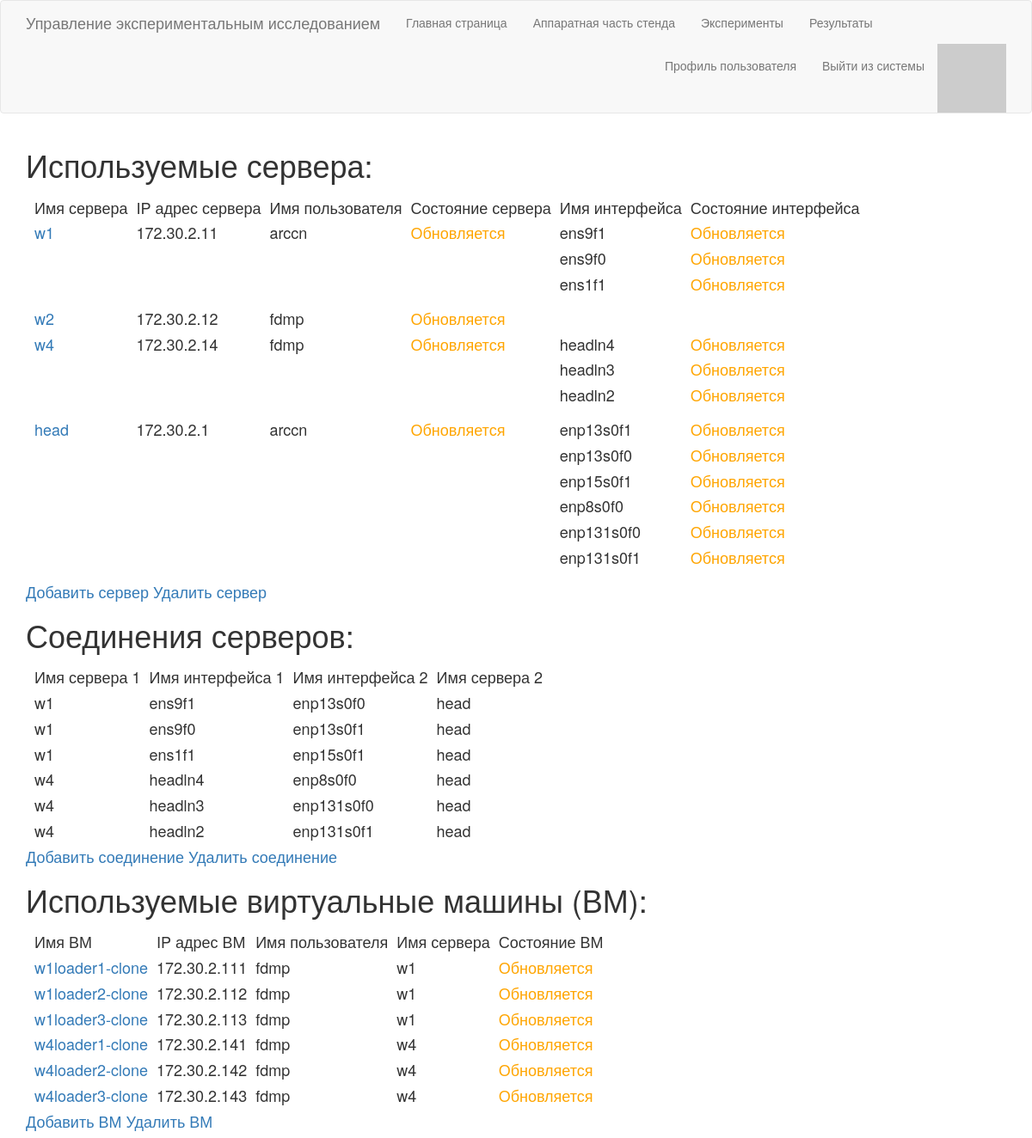
Screenshot of /stand (signed in) with the database file from the repository.
### app/stand/server_model.py (models this page shows, shortened)
class Server(db.Model):
    id = db.Column(db.Integer, primary_key=True)
    servername = db.Column(db.String(20), index=True, unique=True)
    server_ip = db.Column(db.String(15), index=True, unique=True)
    vms = db.relationship('VM', backref='server')
    interfaces = db.relationship('ServerInterface', backref='server')
    username = db.Column(db.String(20), index=False, unique=False)
    identity_file = db.Column(db.String(40), index=False, unique=False)

class ServerInterface(db.Model):
    __tablename__ = 'serverinterface'
    id = db.Column(db.Integer, primary_key=True)
    interface_name = db.Column(db.String(20), index=True)
    server_id = db.Column(db.Integer, db.ForeignKey('server.id'))

### app/stand/vm_model.py (models this page shows, shortened)
class VM(db.Model):
    id = db.Column(db.Integer, primary_key=True)
    vmname = db.Column(db.String(20), index=True, unique=True)
    server_id = db.Column(db.Integer, db.ForeignKey('server.id'))
    vm_ip = db.Column(db.String(15), index=True, unique=True)
    username = db.Column(db.String(20), index=False, unique=False)
    identity_file = db.Column(db.String(40), index=False, unique=False)

### app/routes.py (the view)
@app.route('/stand')
@login_required
def stand():
    servers = Server.query.all()
    vms = VM.query.all()
    def insertDefaultState(elem):
        elem.state = 'Обновляется'
        return elem
    def insertServerName(elem):
        elem.servername = Server.query.filter_by(id=elem.server_id).first().servername
        return elem
    servers = list(map(insertDefaultState, servers))
    vms = list(map(insertServerName, vms))
    vms = list(map(insertDefaultState, vms))
    connections = make_connections()
    return render_template('stand.html', title='Аппаратная часть стенда', servers=servers, connections=connections, vms=vms)

### app/models.py (called while the page is built)
@login.user_loader
def load_user(id):
    return User.query.get(int(id))

    def avatar(self, size):
        digest = md5(self.email.lower().encode('utf-8')).hexdigest()
        return 'https://www.gravatar.com/avatar/{}?d=identicon&s={}'.format(
                        digest, size)

### app/routes.py (called while the page is built)
@app.before_request
def before_request():
    if current_user.is_authenticated:
        current_user.last_seen = datetime.utcnow()
        db.session.commit()

def make_connections():
    connections = []
    conns = ServerConnection.query.all()
    for conn in conns:
        new_conn = {}
        int1Model = ServerInterface.query.filter_by(id=conn.int1)[0]
        int2Model = ServerInterface.query.filter_by(id=conn.int2)[0]
        srv1Model = Server.query.filter_by(id=int1Model.server_id)[0]
        srv2Model = Server.query.filter_by(id=int2Model.server_id)[0]
        new_conn['serv1'] = srv1Model.servername
        new_conn['int1'] = int1Model.interface_name
        new_conn['int2'] = int2Model.interface_name
        new_conn['serv2'] = srv2Model.servername
        connections.append(new_conn)
    return connections

### app/templates/stand.html (shortened to what this page needs)
{% extends "base.html" %}
{% block app_content %}
    <h1>Используемые сервера:</h1>
    <h4>
    <table style="border-collapse: separate; border-spacing: 10px;" id="serverTable">
        <thead>
            <tr valign="top">
                <td> Имя сервера </td>
                <td> IP адрес сервера </td>
                <td> Имя пользователя </td>
                <td> Состояние сервера </td>
                <td> Имя интерфейса </td>
                <td> Состояние интерфейса </td>
            </tr>
        </thead>
        <tbody>
            {% for serv in servers %}
                {% include "_server.html" %}
            {% endfor %}
        </tbody>
    </table>
    <div>
        <a href="{{ url_for('server_add') }}">Добавить сервер</a>
        <a href="{{ url_for('server_delete') }}">Удалить сервер</a>
    </div>
    </h4>
    <h1>Соединения серверов:</h1>
    <h4>
    <table style="border-collapse: separate; border-spacing: 10px;" id="connectionTable">
        <thead>
            <tr valign="top">
                <td> Имя сервера 1 </td>
                <td> Имя интерфейса 1 </td>
                <td> Имя интерфейса 2 </td>
                <td> Имя сервера 2 </td>
            </tr>
        </thead>
        <tbody>
            {% for conn in connections %}
                {% include "_connection.html" %}
            {% endfor %}
        </tbody>
    </table>
    <div>
        <a href="{{ url_for('connection_add') }}">Добавить соединение</a>
        <a href="{{ url_for('connection_delete') }}">Удалить соединение</a>
    </div>
    </h4>
    <h1>Используемые виртуальные машины (ВМ):</h1>
    <h4>
    <table style="border-collapse: separate; border-spacing: 10px;" id="vmTable">
        <thead>
            <tr valign="top">
                <td> Имя ВМ </td>
                <td> IP адрес ВМ </td>
                <td> Имя пользователя </td>
                <td> Имя сервера </td>
                <td> Состояние ВМ </td>
            </tr>
        </thead>
        <tbody>
            {% for vm in vms %}
                {% include "_vm.html" %}
            {% endfor %}
        </tbody>
    </table>
    <div>
        <a href="{{ url_for('vm_add') }}">Добавить ВМ</a>
        <a href="{{ url_for('vm_delete') }}">Удалить ВМ</a>
    </div>
    </h4>
{% endblock %}

### app/templates/_server.html
<tr valign="top">
    {% if serv.interfaces | length == 0 %}
        <td><a href="{{ url_for('server_edit', servername=serv.servername) }}">{{ serv.servername }}</a></td>
        <td>{{ serv.server_ip }}</td>
        <td>{{ serv.username }}</td>
        {% if serv.state == "Не доступен" %}
            <td style="color:red">{{ serv.state }}</td>
        {% elif serv.state == "Доступен" %}
            <td style="color:green">{{ serv.state }}</td>
        {% else %}
            <td style="color:orange">{{ serv.state }}</td>
        {% endif %}
    {% else %}
        <td rowspan={{ serv.interfaces | length }}><a href="{{ url_for('server_edit', servername=serv.servername) }}">{{ serv.servername }}</a></td>
        <td rowspan={{ serv.interfaces | length }}>{{ serv.server_ip }}</td>
        <td rowspan={{ serv.interfaces | length }}>{{ serv.username }}</td>
        {% if serv.state == "Не доступен" %}
            <td rowspan={{ serv.interfaces | length }} style="color:red">{{ serv.state }}</td>
        {% elif serv.state == "Доступен" %}
            <td rowspan={{ serv.interfaces | length }} style="color:green">{{ serv.state }}</td>
        {% else %}
            <td rowspan={{ serv.interfaces | length }} style="color:orange">{{ serv.state }}</td>
        {% endif %}
    {% endif %}
    {% for intf in serv.interfaces %}
    <td>{{ intf.interface_name }}</td>
    <td style="color:orange">Обновляется</td>
    </tr><tr>
    {% endfor %}
</tr>

### app/templates/_connection.html
<tr valign="top">
    <td>{{ conn.serv1 }}</td>
    <td>{{ conn.int1 }}</td>
    <td>{{ conn.int2 }}</td>
    <td>{{ conn.serv2 }}</td>
</tr>

### app/templates/_vm.html
<tr valign="top">
    <td><a href="{{ url_for('vm_edit', vmname=vm.vmname) }}">{{ vm.vmname }}</a></td>
    <td>{{ vm.vm_ip }}</td>
    <td>{{ vm.username }}</td>
    <td>{{ vm.servername }}</td>
    {% if vm.state == "Опущена" %}
        <td style="color:red">{{ vm.state }}</td>
    {% elif vm.state == "Поднята" %}
        <td style="color:green">{{ vm.state }}</td>
    {% else %}
        <td style="color:orange">{{ vm.state }}</td>
    {% endif %}
</tr>

### rows the page displays
Server: servername "w1", server_ip "172.30.2.11", username "arccn", state "Обновляется", serv1 "w1" "w1" "w1"
ServerInterface: interface_name "ens9f1", int1 "ens9f1"
ServerInterface: interface_name "ens9f0", int1 "ens9f0"
ServerInterface: interface_name "ens1f1", int1 "ens1f1"
Server: servername "w2", server_ip "172.30.2.12", username "fdmp", state "Обновляется"
Server: servername "w4", server_ip "172.30.2.14", username "fdmp", state "Обновляется", serv1 "w4" "w4" "w4"
ServerInterface: interface_name "headln4", int1 "headln4"
ServerInterface: interface_name "headln3", int1 "headln3"
ServerInterface: interface_name "headln2", int1 "headln2"
Server: servername "head", server_ip "172.30.2.1", username "arccn", state "Обновляется", serv2 "head" "head" "head" "head" "head" "head"
ServerInterface: interface_name "enp13s0f1", int2 "enp13s0f1"
ServerInterface: interface_name "enp13s0f0", int2 "enp13s0f0"
ServerInterface: interface_name "enp15s0f1", int2 "enp15s0f1"
ServerInterface: interface_name "enp8s0f0", int2 "enp8s0f0"
ServerInterface: interface_name "enp131s0f0", int2 "enp131s0f0"
ServerInterface: interface_name "enp131s0f1", int2 "enp131s0f1"
VM: vmname "w1loader1-clone", vm_ip "172.30.2.111", username "fdmp", servername "w1", state "Обновляется"
VM: vmname "w1loader2-clone", vm_ip "172.30.2.112", username "fdmp", servername "w1", state "Обновляется"
VM: vmname "w1loader3-clone", vm_ip "172.30.2.113", username "fdmp", servername "w1", state "Обновляется"
VM: vmname "w4loader1-clone", vm_ip "172.30.2.141", username "fdmp", servername "w4", state "Обновляется"
VM: vmname "w4loader2-clone", vm_ip "172.30.2.142", username "fdmp", servername "w4", state "Обновляется"
VM: vmname "w4loader3-clone", vm_ip "172.30.2.143", username "fdmp", servername "w4", state "Обновляется"
